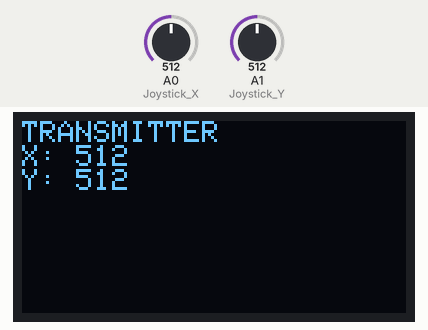
Recording of a sketch running on a simulated Arduino Uno, built with avr-gcc and run on an emulated ATmega328P. Shown: 128×64 one-colour display. The inputs (shaded band) are chosen by the test bench; at power-on: A0 (Joystick_X) = 512, A1 (Joystick_Y) = 512. No radio packets arrive unless stated.

Above: at 1.2 s.
1.3 s: A0 (Joystick_X) set to 716
At 2.5 s:
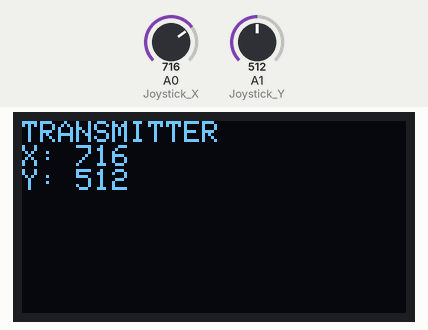
2.8 s: A1 (Joystick_Y) set to 716
At 3.9 s:
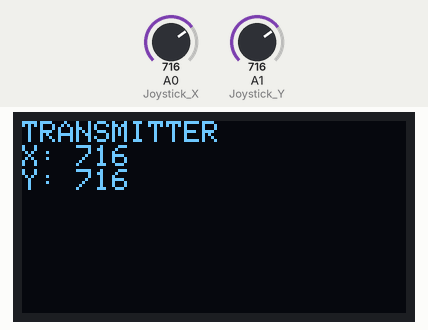
4.4 s: A0 (Joystick_X) set to 900
At 5.2 s:
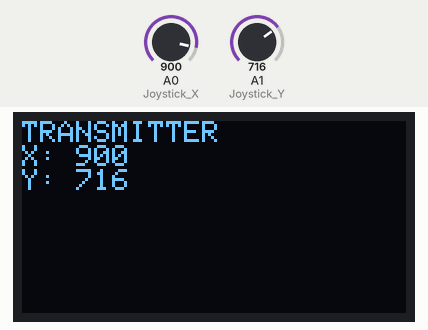
6.0 s: A1 (Joystick_Y) set to 900
At 6.5 s:
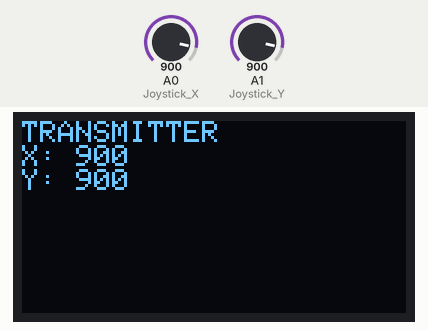
7.5 s: A0 (Joystick_X) set to 1023
At 8.8 s:
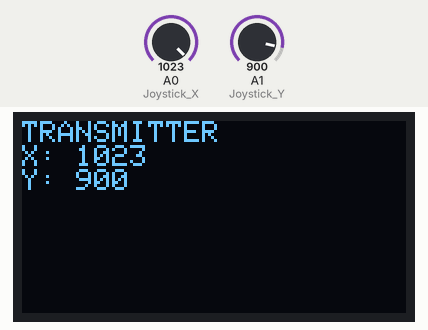
9.1 s: A1 (Joystick_Y) set to 1023
At 10.4 s:
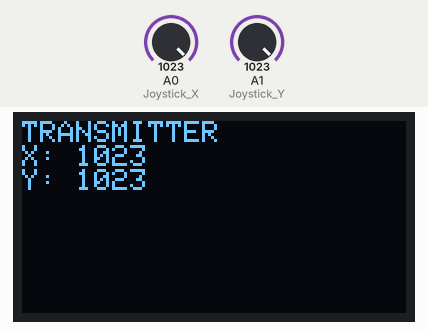
Timing chart, 0 to 11.7 s (numbered marks = the images above; inputs shaded):
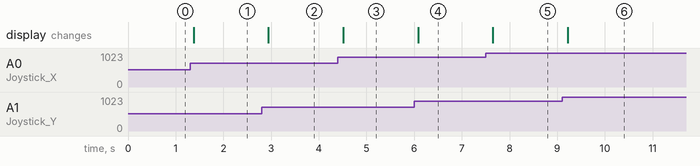

Measured:
- after the input at 1.3 s, the display: changes after 0.07 s (image 1)
- after the input at 2.8 s, the display: changes after 0.14 s (image 2)
- after the input at 4.4 s, the display: changes after 0.11 s (image 3)
- after the input at 6.0 s, the display: changes after 0.08 s (image 4)
- after the input at 7.5 s, the display: changes after 0.15 s (image 5)
- after the input at 9.1 s, the display: changes after 0.12 s (image 6)

The sketch:

RCC02_b_NRF24L01_Basic_Transmitter_Tx.ino
```cpp
#include <SPI.h>
#include <nRF24L01.h>
#include <RF24.h>
#include <Wire.h>
#include <Adafruit_GFX.h>
#include <Adafruit_SSD1306.h>

RF24 radio(A3, A2); // CE, CSN
const byte address[6] = "00001";

Adafruit_SSD1306 display(128, 64, &Wire);

struct Payload {
  int x;
  int y;
};

void setup() {
  Serial.begin(9600);

  // OLED
  display.begin(SSD1306_SWITCHCAPVCC, 0x3C);
  display.clearDisplay();
  display.setTextSize(1);
  display.setTextColor(WHITE);

  // Radio
  radio.begin();
  radio.openWritingPipe(address);
  radio.setChannel(108);
  radio.setPALevel(RF24_PA_LOW);
  radio.stopListening();

  pinMode(A0, INPUT); // Joystick X
  pinMode(A1, INPUT); // Joystick Y
}

void loop() {
  Payload data;
  data.x = analogRead(A0);
  data.y = analogRead(A1);

  radio.write(&data, sizeof(data));

  display.clearDisplay();
  display.setCursor(0, 0);
  display.println("TRANSMITTER");
  display.print("X: "); display.println(data.x);
  display.print("Y: "); display.println(data.y);
  display.display();

  delay(100);
}
```
